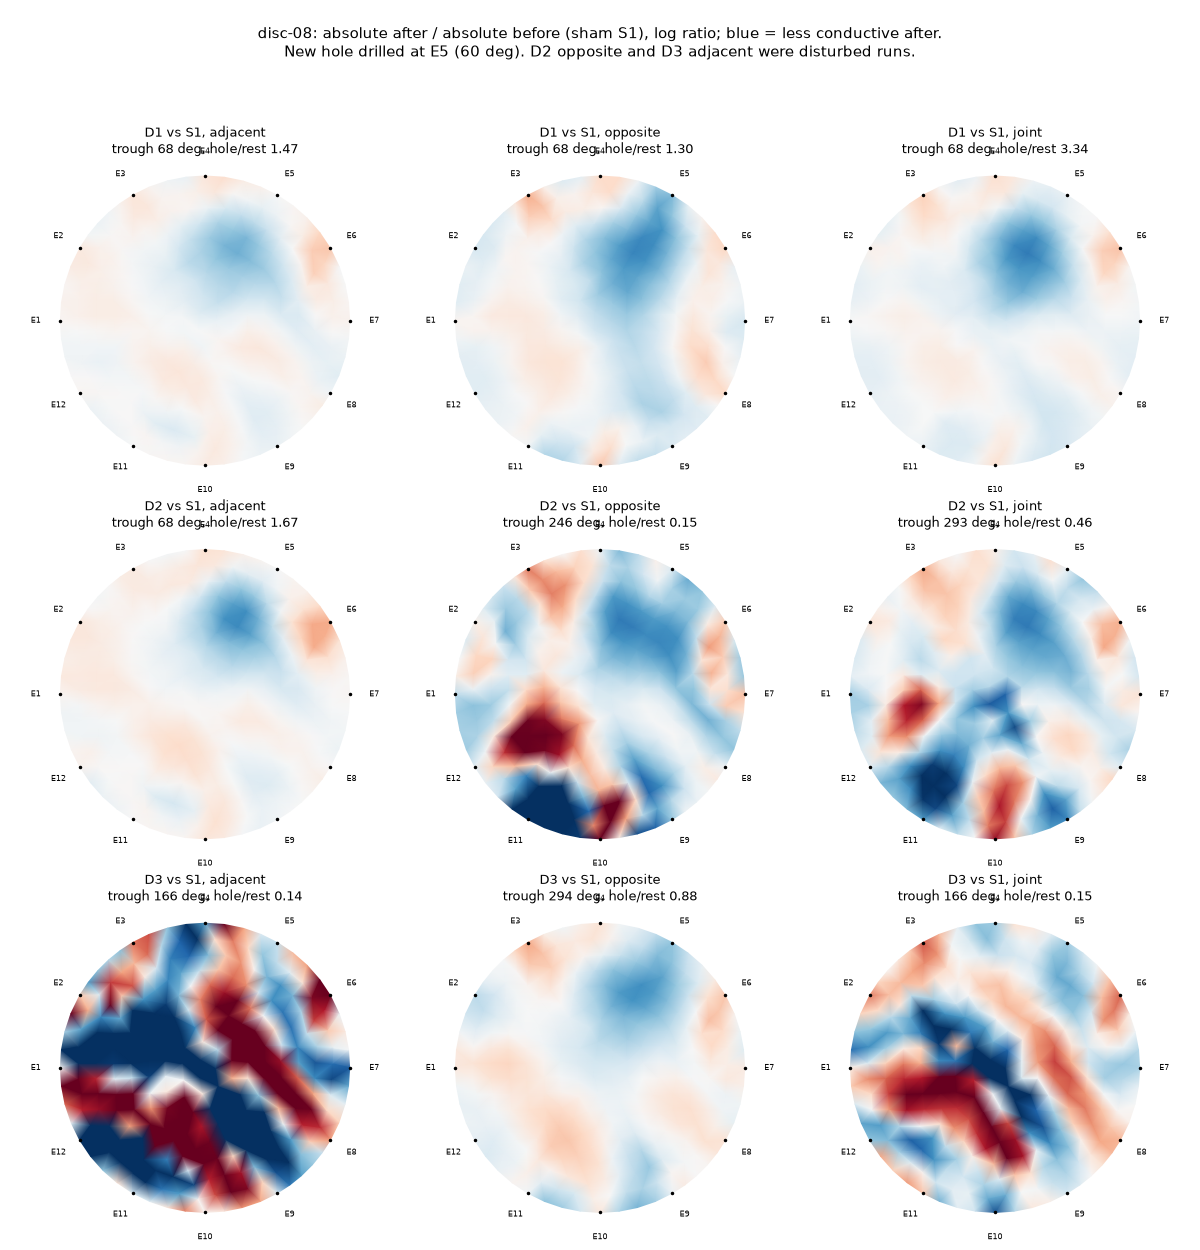

Generate this figure with Python:
"""disc-08 drill test 2026-10-27: absolute images compared before (S1) and after (D1-D3), per pattern and joint (ADR-0078)."""
import json, sys
from pathlib import Path
sys.path.insert(0, r"D:\Here\asd")
import matplotlib; matplotlib.use("Agg")
import matplotlib.pyplot as plt
import numpy as np
import phase3a_reconstruct as base, phase3a_unified_reconstruct as u
from tree_ert import absolute, survey
from tree_ert.settings import UiSettings

R = Path(r"D:\Here\asd\scans\runs"); OUT = Path(__file__).resolve().parent
STEPS = {"S1": ("20261027-135128-disc-08-s1-adjacent", "20261027-134523-disc-08-s1-opposite"),
         "D1": ("20261027-142229-disc-08-d1-adjacent", "20261027-141624-disc-08-d1-opposite"),
         "D2": ("20261027-143459-disc-08-d2-adjacent", "20261027-142850-disc-08-d2-opposite"),
         "D3": ("20261027-144739-disc-08-d3-adjacent", "20261027-144140-disc-08-d3-opposite")}

def load(run):
    st = json.loads((R / run / "conditions.json").read_text())["settings"]
    return survey.load_frames(R / run), UiSettings(port="x", pattern=st["pattern"], current_range="high",
                                                   dac=st["dac"], settle_ms=st["settle_ms"], samples=st["samples"])

solves = {}
for step, (adj, opp) in STEPS.items():
    A, O = load(adj), load(opp)
    solves[step] = {"adjacent": absolute.reconstruct_absolute(*A), "opposite": absolute.reconstruct_absolute(*O),
                    "joint": absolute.reconstruct_absolute_joint([A, O])}
mesh, _ = base.create_solver(u.protocol_and_command("adjacent")[0])
c = np.mean(mesh.node[mesh.element], axis=1)
ang = np.degrees(np.arctan2(c[:, 1], c[:, 0])) % 360; rad = np.hypot(c[:, 0], c[:, 1])
fig, axes = plt.subplots(3, 3, figsize=(12, 12.5))
rows = ["D1", "D2", "D3"]
with (OUT / "compare_absolute.csv").open("w") as h:
    h.write("step,solve,trough_deg,hole60_vs_rest\n")
    for i, step in enumerate(rows):
        for j, name in enumerate(("adjacent", "opposite", "joint")):
            d = absolute.compare_absolute(solves["S1"][name], solves[step][name])
            off = np.abs((ang - 60 + 180) % 360 - 180)
            ratio = d[(off <= 30) & (rad > 0.3)].min() / d[(off > 60) & (rad > 0.3)].min()
            k = np.argmin(np.where(rad > 0.3, d, 9.0))
            base.draw_tomogram(axes[i, j], mesh, d, 0.35)
            axes[i, j].set_title(f"{step} vs S1, {name}\ntrough {ang[k]:.0f} deg, hole/rest {ratio:.2f}", fontsize=9)
            h.write(f"{step},{name},{ang[k]:.0f},{ratio:.2f}\n")
fig.suptitle("disc-08: absolute after / absolute before (sham S1), log ratio; blue = less conductive after.\n"
             "New hole drilled at E5 (60 deg). D2 opposite and D3 adjacent were disturbed runs.", fontsize=11)
fig.tight_layout(rect=(0, 0, 1, 0.95)); fig.savefig(OUT / "compare_absolute.png", dpi=100)
print((OUT / "compare_absolute.csv").read_text())
